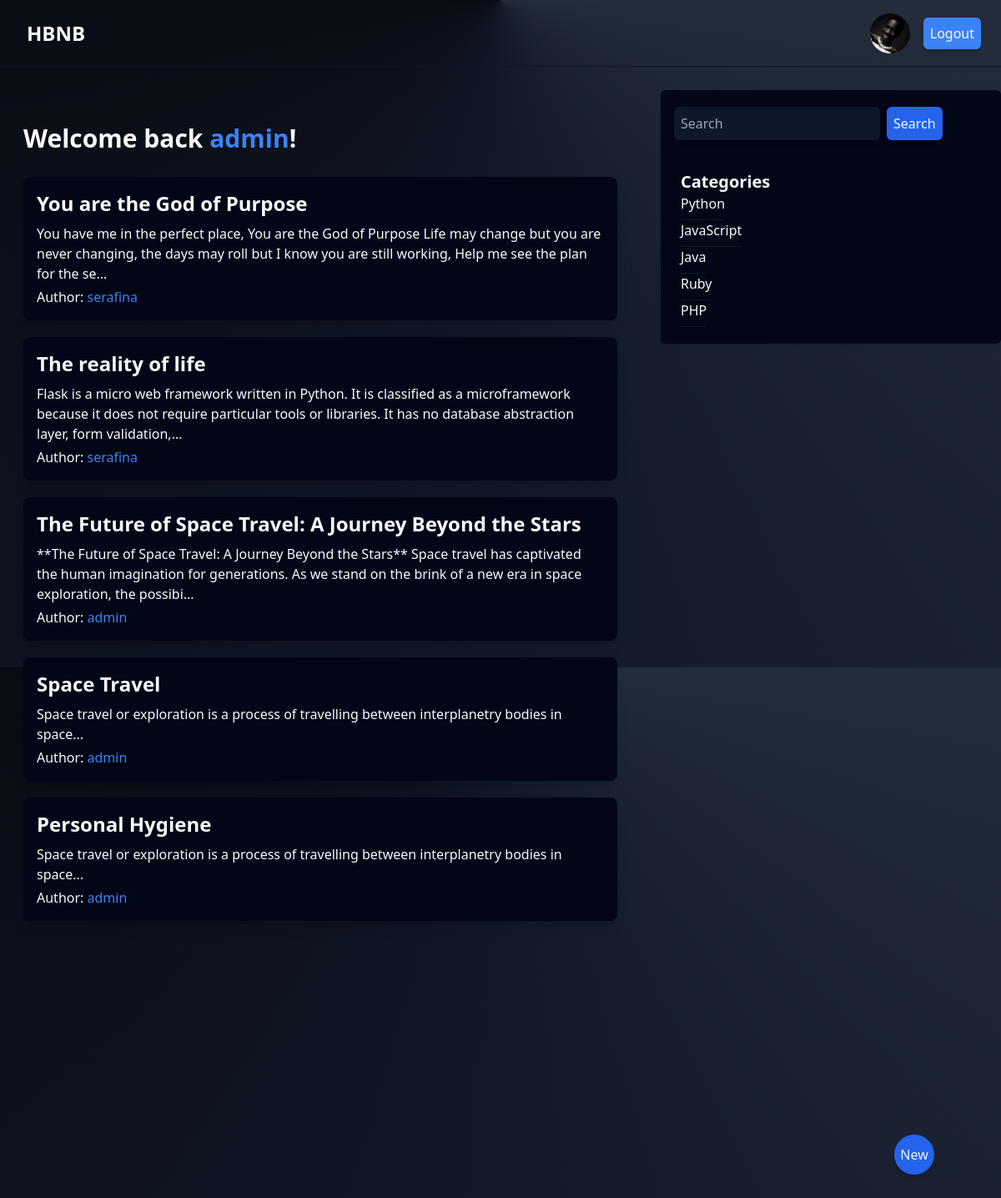
Screenshot of / (signed in) with the database file from the repository.
### posts/models.py (models this page shows, shortened)
class User(db.Model, UserMixin):
    id = db.Column(db.Integer, primary_key=True)
    username = db.Column(db.String(20), unique=True, nullable=False)
    email = db.Column(db.String(120), unique=True, nullable=False)
    password = db.Column(db.String(60), nullable=False)
    picture = db.Column(db.String(20), nullable=False, default='default.jpg')
    posts = db.relationship('Post', backref='author', lazy=True)

class Post(db.Model):
    id = db.Column(db.Integer, primary_key=True)
    title = db.Column(db.String(100), nullable=False)
    date_posted = db.Column(db.DateTime, nullable=False, default=datetime.now())
    content = db.Column(db.Text, nullable=False)
    user_id = db.Column(db.Integer, db.ForeignKey('user.id'), nullable=False)

### posts/routes.py (the view)
@app.route('/')
def home():
    posts = Post.query.all()
    sorted_posts = sorted(posts, key=lambda x: x.date_posted, reverse=True)
    return render_template('home.html', data='Hello HBNB!', posts=sorted_posts)

### posts/routes.py (called while the page is built)
@login_manager.user_loader
def load_user(user_id):
    return User.query.get(int(user_id))

@app.context_processor
def inject_dict_for_all_templates():
    profile_picture = 'static/profile_pics/default.jpg'
    if current_user.is_authenticated:
        profile_picture = url_for('static', filename='profile_pics/' + current_user.picture)
    return dict(profile_picture=profile_picture)

### posts/templates/home.html
{% extends "layout.html" %}
{% block content %}
    <section class="flex justify-center py-6 px-4 rounded-lg flex-col gap-3 min-w-2xl max-w-3xl">
          {% if current_user.is_authenticated %}
               <h1 class="text-3xl text-slate-50 font-bold antialiased my-4">Welcome back <b class="font-semibold text-blue-500">{{ current_user.username }}</b>!</h1>
          {% else %}
               <h1 class="text-3xl text-slate-50 font-bold antialiased my-4">Posts!</h1>
          {% endif %}
          <section class="flex flex-col gap-5 w-full min-h-[88vh]">
               {% for post in posts %}
                    <a href="{{ url_for('post_detail', post_id=post.id) }}" class="bg-slate-950 p-4 rounded-lg shadow-lg hover:opacity-70 hover:transition-all hover:bg-slate-950">
                         <h2 class="text-2xl text-slate-50 font-bold antialiased">{{ post.title }}</h2>
                         <p class="text-slate font-light mt-2">{{ post.content[:200] }}...</p>
                         <p class="text-slate font-light mt-1">Author: <b class="text-blue-500">{{ post.author.username }}</b></p>
                    </a>
               {% endfor %}
          </section>
     </section>
{% endblock %}

### posts/templates/layout.html (shortened to what this page needs)
<!doctype html>
<html lang="en">
  <head>
    <script src="https://cdn.tailwindcss.com"></script>
  </head>
  <body class='bg-slate-950 text-slate-50 relative bg-[conic-gradient(at_top,_var(--tw-gradient-stops))] from-gray-700 via-gray-900 to-black'>
    <nav class="flex justify-between items-center py-4 md:px-6 h-20 p-4 border-slate-900 shadow border-b">
      <a href="{{ url_for('home') }}" class="text-2xl font-bold hover:text-blue-600 ml-2">HBNB</a>
      <ul class="flex gap-4 items-center">
        {% if current_user.is_authenticated %}
          <li><a href="{{ url_for('account') }}" class="hover:underline hover:text-blue-500">
            <img
              class="h-12 w-12 object-cover rounded-full"
              alt="{{ current_user.username}}"
              title="{{ current_user.username }}"
              src="{{ profile_picture }}"
            />
          </a></li>
          <li><a href="{{ url_for('logout') }}" class="hover:underline hover:text-blue-50 p-2 shadow rounded-md text-center bg-blue-500 hover:bg-blue-700 transition-all">Logout</a></li>
        {% else %}
          <li><a href="{{ url_for('login') }}" class="hover:underline hover:text-blue-500">Login</a></li>
          <li><a href="{{ url_for('register') }}" class="hover:underline hover:text-blue-500">Register</a></li>
        {% endif %}
      </ul>
    </nav>
    <div class="mx-auto max-w-7xl py-3 flex flex-col gap-2">
      <div class="flex gap-6 justify-between py-4 flex-col md:flex-row">
        <div class="flex-[60%] px-3">
          {% block content %}
          {% endblock content %}
        </div>
        {% include "chunks/search_form.html" %}
      </div>
      <a href="{{ url_for('create_post') }}" class="fixed flex items-center justify-center h-12 w-12 rounded-full z-10 shadow-md bg-blue-600 text-blue-50 bottom-20 right-20 hover:transition-all hover:bg-blue-700 hover:animate-pulse max-sm:right-8">New</a>
    </div>
  </body>
<html>

### posts/templates/chunks/search_form.html
<aside class="sidebar flex-col gap-3 flex-[30%] p-3 rounded-md flex shadow px-4 bg-slate-950 h-fit backdrop-blur">
    <form class="search flex items-center gap-2 py-2" action="{{ url_for('search') }}" method="get">
      <input type="text" name="q" value="{{ search }}" class="p-2 rounded-md bg-slate-900 text-slate-50 shadow-md" placeholder="Search" />
      <button class="p-2 rounded-md bg-blue-600 text-blue-50 shadow-md hover:bg-blue-700">Search</button>
    </form>
    <section class="my-2 p-2">
      <h2 class="text-xl font-semibold">Categories</h2>
      <ul class="flex flex-col gap-2 justify-end">
        <li><a href="#" class="hover:underline hover:text-blue-500 py-2 border-b border-slate-900">Python</a></li>
        <li><a href="#" class="hover:underline hover:text-blue-500 py-2 border-b border-slate-900">JavaScript</a></li>
        <li><a href="#" class="hover:underline hover:text-blue-500 py-2 border-b border-slate-900">Java</a></li>
        <li><a href="#" class="hover:underline hover:text-blue-500 py-2 border-b border-slate-900">Ruby</a></li>
        <li><a href="#" class="hover:underline hover:text-blue-500 py-2 border-b border-slate-900">PHP</a></li>
      </ul>
    </section>
  </aside>

### rows the page displays
User: username "admin"
Post: title "You are the God of Purpose", content "You have me in the perfect place, You are the God of Purpose Life may change but you are never changing, the days may roll but I know you are still working, Help me see the plan for the se", author.username "serafina"
Post: title "The reality of life", content "Flask is a micro web framework written in Python. It is classified as a microframework because it does not require particular tools or libraries. It has no database abstraction layer, form validation,", author.username "serafina"
Post: title "The Future of Space Travel: A Journey Beyond the Stars", content "**The Future of Space Travel: A Journey Beyond the Stars** Space travel has captivated the human imagination for generations. As we stand on the brink of a new era in space exploration, the possibi", author.username "admin"
Post: title "Space Travel", content "Space travel or exploration is a process of travelling between interplanetry bodies in space", author.username "admin"
Post: title "Personal Hygiene", content "Space travel or exploration is a process of travelling between interplanetry bodies in space", author.username "admin"
